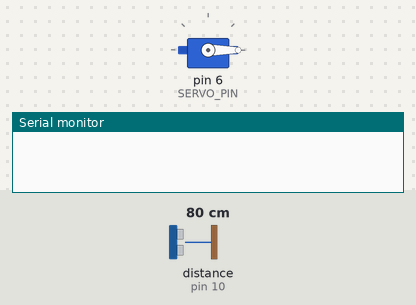
This sketch was run on a simulated Arduino Uno, built with avr-gcc and run on an emulated ATmega328P. On the bench: servo, the last lines printed to the serial monitor. Wiring (inferred from the names in the program): ultrasonic range finder: trigger pin 9; echo pin 10. The test bench sets the inputs (shaded band); at power-on: distance to the obstacle (sensor on pin 10) 80 cm. The echo pulse lasts 58.3 µs per cm.

Above: at 0.01 s.
1.3 s: distance to the obstacle (sensor on pin 10) set to 2 cm
At 4.07 s:
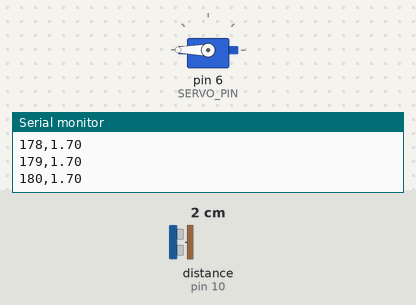
4.3 s: distance to the obstacle (sensor on pin 10) set to 250 cm
At 4.8 s:
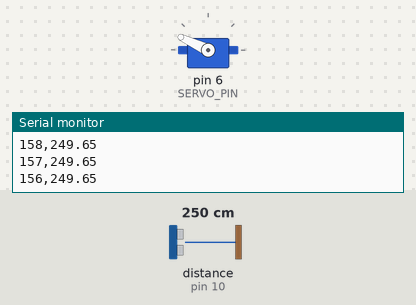
10.3 s: distance to the obstacle (sensor on pin 10) set to 4 cm
13.3 s: distance to the obstacle (sensor on pin 10) set to 60 cm
Timing chart, 0 to 17.3 s (numbered marks = the images above; inputs shaded):
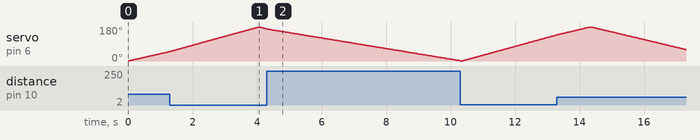

The sketch:

full_operation.ino
```cpp
#include <Servo.h>

#define SERVO_PIN 6
#define TRIG_PIN 9
#define ECHO_PIN 10

Servo radarServo;

float getDistance() {

  long duration;
  float distance;

  digitalWrite(TRIG_PIN, LOW);
  delayMicroseconds(2);

  digitalWrite(TRIG_PIN, HIGH);
  delayMicroseconds(10);
  digitalWrite(TRIG_PIN, LOW);

  duration = pulseIn(ECHO_PIN, HIGH);

  distance = duration * 0.0343 / 2;

  return distance;
}

void setup() {

  Serial.begin(9600);

  radarServo.attach(SERVO_PIN);

  pinMode(TRIG_PIN, OUTPUT);
  pinMode(ECHO_PIN, INPUT);
}

void loop() {

  for (int angle = 0; angle <= 180; angle++) {

    radarServo.write(angle);
    delay(20);

    float distance = getDistance();

    // Structured radar output
    Serial.print(angle);
    Serial.print(",");
    Serial.println(distance);
  }

  for (int angle = 180; angle >= 0; angle--) {

    radarServo.write(angle);
    delay(20);

    float distance = getDistance();

    Serial.print(angle);
    Serial.print(",");
    Serial.println(distance);
  }
}
```
